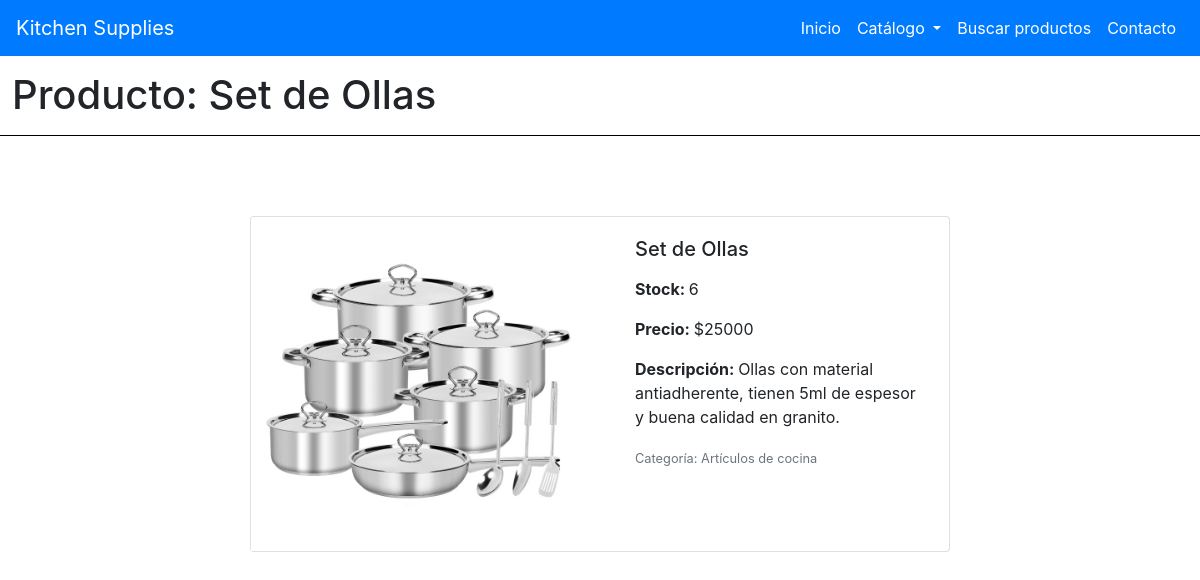
The app's page /productos/1 with its own data.
### sprint2/models.py (models this page shows, shortened)
class Producto (models.Model):
    nombre = models.CharField(max_length=100, help_text="Ingresa nombre Producto")
    stock = models.IntegerField(help_text="Stock de Producto")
    precio = models.IntegerField(null=True, help_text="Precio de Producto")
    imagen = models.ImageField(upload_to='productos', null=True)
    categoria = models.ForeignKey('Categoria', on_delete=models.SET_NULL, null=True)
    descripcion = models.CharField(max_length=200, help_text="Ingresa descripción del producto", null = True)

class Categoria (models.Model):
    nombre = models.CharField(max_length=100, help_text="Ingresa nombre Categoría")
    def __str__(self):
        return f'{self.nombre}'

### sprint2/views.py (the view)
# urls.py: path('productos/<int:pk>', views.ProductoDetailView.as_view(), name="producto-detail"),
class ProductoDetailView(generic.DetailView):
    model = Producto

### sprint2/templates/sprint2/producto_detail.html (shortened to what this page needs)
{% extends "sprint2/base.html" %}
{% block content %}
  <h1 style="margin-top: 15px; margin-left: 12px;">Producto: {{producto.nombre}}</h1>
  <hr />
  <div class="card mb-1 mx-auto" style="max-width: 700px; margin-top: 80px;">
    <div class="row g-0">
      <div class="col-md-6">
        {% if producto.imagen %}
          <img src="{{producto.imagen.url}}" class="card-img-top" alt="...">
        {% else %}
          <img src="https://unsplash.it/200/300/?randomproducto.imagen.url" class="card-img-top" alt="...">
        {% endif %}
      </div>
      <div class="col-md-6">
        <div class="card-body">
          <h5 class="card-title">{{producto.nombre}}</h5>
          <p><strong>Stock: </strong>{{producto.stock}}</p>
          <p><strong>Precio: </strong>${{producto.precio}}</p>
          <p><strong>Descripción: </strong>{{producto.descripcion}}</p>
          <p class="card-text"><small class="text-muted">Categoría: {{producto.categoria}}</small></p>
        </div>
      </div>
    </div>
  </div>
{% endblock content %}

### sprint2/templates/sprint2/base.html (style rules this page uses)
body { background-image: url("https://img.freepik.com/free-photo/abstract-pastel-blue-paint-brushstroke-textured-background_53876-108403.jpg?w=740&t=st=1682004679~exp=1682005279~hmac=c8eaf54329082a4ccc08bbda282186da5b9c5702f9fdf856f13b95622b970cff"); background-repeat: repeat; }
hr { background-color: black; }

### records on screen
Producto: nombre "Set de Ollas", imagen (picture), stock "6", precio "25000", descripcion "Ollas con material antiadherente, tienen 5ml de espesor y buena calidad en granito.", categoria "Artículos de cocina"
